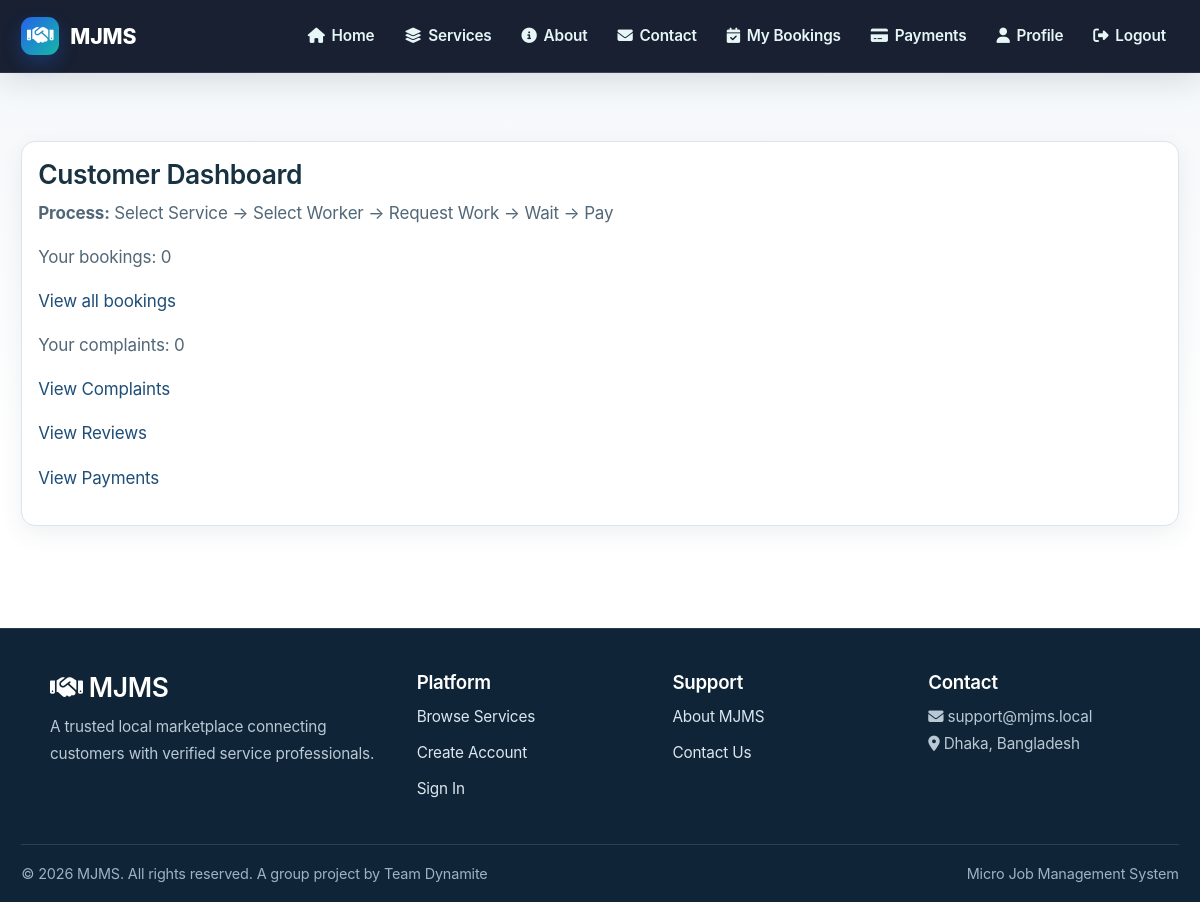
/dashboard/ (signed in), run on an earlier commit of the app's database.
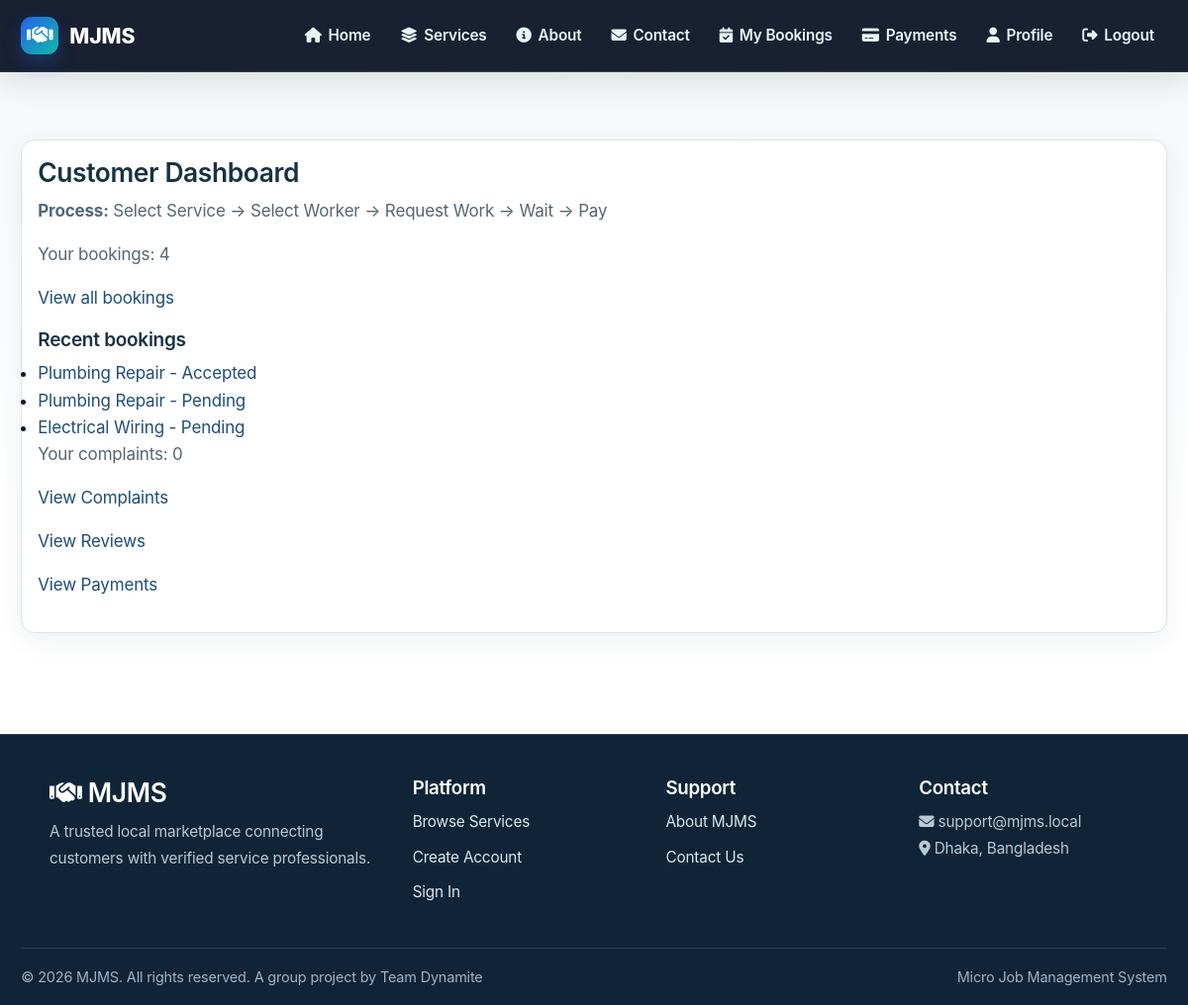
And on a later commit of the database.
### bookings/models.py (models this page shows, shortened)
class Booking(models.Model):
    STATUS_CHOICES = [
        ('Pending', 'Pending'),
        ('Confirmed', 'Confirmed'),
        ('Accepted', 'Accepted'),
        ('Open', 'Open'),
        ('Assigned', 'Assigned'),
        ('In Progress', 'In Progress'),
        ('Completed', 'Completed'),
        ('Cancelled', 'Cancelled'),
    ]
    customer = models.ForeignKey(
        settings.AUTH_USER_MODEL,
        on_delete=models.CASCADE,
        related_name='customer_bookings'
    )
    service = models.ForeignKey(
        Service,
        on_delete=models.CASCADE,
        related_name='bookings'
    )
    worker = models.ForeignKey(
        settings.AUTH_USER_MODEL,
        on_delete=models.SET_NULL,
        null=True,
        blank=True,
        related_name='worker_bookings'
    )
    booking_date = models.DateField()
    booking_time = models.TimeField()
    address = models.TextField()
    problem_description = models.TextField()
    problem_photo = models.ImageField(
        upload_to='booking_problem_photos/',
        blank=True,
        null=True,
    )
    status = models.CharField(
        max_length=20,
        choices=STATUS_CHOICES,
        default='Pending'
    )
    created_at = models.DateTimeField(auto_now_add=True)
    updated_at = models.DateTimeField(auto_now=True)
    class Meta:
        ordering = ['-created_at']

### services/models.py (models this page shows, shortened)
class Service(models.Model):
    name = models.CharField(max_length=100)
    category = models.ForeignKey(
        Category,
        on_delete=models.CASCADE,
        related_name='services',
        help_text='The category this service belongs to'
    )
    description = models.TextField()
    price = models.DecimalField(max_digits=10, decimal_places=2)
    image = models.ImageField(upload_to='service_images/')
    duration = models.CharField(max_length=50, help_text='Estimated duration (e.g., "2 hours")')
    location = models.CharField(max_length=100, blank=True, null=True)
    featured = models.BooleanField(default=False)
    is_available = models.BooleanField(default=True)
    created_at = models.DateTimeField(auto_now_add=True)
    updated_at = models.DateTimeField(auto_now=True)
    class Meta:
        ordering = ['category__name', 'name']
        indexes = [
            models.Index(fields=['category', 'is_available']),
        ]

### dashboard/views.py (the view, shortened to what this page needs)
# urls.py: path('', views.dashboard_home, name='dashboard_home'),
@login_required
def dashboard_home(request):
    bookings = Booking.objects.filter(customer=request.user)
    complaints = Complaint.objects.filter(customer=request.user)
    context = {
        'bookings': bookings,
        'complaints': complaints,
    }
    return render(request, 'dashboard/dashboard.html', context)

### notifications/views.py (called while the page is built)
def notification_context(request):
    if not request.user.is_authenticated:
        return {}
    return {
        'unread_notification_count': Notification.objects.filter(
            user=request.user,
            is_read=False,
        ).count(),
    }

### templates/dashboard/dashboard.html (shortened to what the changed rows need)
{% extends 'base.html' %}
{% block content %}
<div class="dashboard-shell">
    {% if user.role == 'admin' %}
        <header class="admin-header">
            <div>
                <p class="eyebrow">Operations Overview</p>
                <h1>Platform Administration</h1>
            </div>
            <div class="admin-header-actions">
                <a href="{% url 'admin:index' %}" class="btn btn-primary">Admin Panel</a>
                <a href="{% url 'admin_users_list' %}" class="btn btn-secondary">Manage Users</a>
            </div>
        </header>
        <section class="stats-grid">
            <article class="stat-card accent-blue">
                <div class="stat-icon"><i class="fa-solid fa-users"></i></div>
                <div>
                    <span>Customers</span>
                    <strong>{{ total_customers }}</strong>
                </div>
            </article>
            <article class="stat-card accent-green">
                <div class="stat-icon"><i class="fa-solid fa-user-tie"></i></div>
                <div>
                    <span>Workers</span>
                    <strong>{{ total_workers }}</strong>
                </div>
            </article>
            <article class="stat-card accent-orange">
                <div class="stat-icon"><i class="fa-solid fa-clock"></i></div>
                <div>
                    <span>Pending Workers</span>
                    <strong>{{ pending_workers }}</strong>
                </div>
            </article>
            <article class="stat-card accent-purple">
                <div class="stat-icon"><i class="fa-solid fa-clipboard-list"></i></div>
                <div>
                    <span>Service Requests</span>
                    <strong>{{ service_requests }}</strong>
                </div>
            </article>
            <article class="stat-card accent-indigo">
                <div class="stat-icon"><i class="fa-solid fa-calendar-check"></i></div>
                <div>
                    <span>Bookings</span>
                    <strong>{{ bookings.count }}</strong>
                </div>
            </article>
            <article class="stat-card accent-red">
                <div class="stat-icon"><i class="fa-solid fa-xmark-circle"></i></div>
                <div>
                    <span>Cancelled Jobs</span>
                    <strong>{{ cancelled_jobs }}</strong>
                </div>
            </article>
            <article class="stat-card accent-pink">
                <div class="stat-icon"><i class="fa-solid fa-triangle-exclamation"></i></div>
                <div>
                    <span>Complaints</span>
                    <strong>{{ complaints.count }}</strong>
                </div>
            </article>
            <article class="stat-card accent-cyan">
                <div class="stat-icon"><i class="fa-solid fa-sack-dollar"></i></div>
                <div>
                    <span>Revenue</span>
                    <strong>৳{{ platform_revenue|default:'0.00' }}</strong>
                </div>
            </article>
        </section>
        <section class="dashboard-grid admin-grid">
            <div class="dashboard-card">
                <h3>Completed Jobs</h3>
                <p class="dashboard-number">{{ completed_jobs }}</p>
                <small>Successful job outcomes</small>
            </div>
            <div class="dashboard-card">
                <h3>Cancelled Jobs</h3>
                <p class="dashboard-number">{{ cancelled_jobs }}</p>
                <small>Jobs requiring follow-up</small>
            </div>
            <div class="dashboard-card">
                <h3>Paid Transactions</h3>
                <p class="dashboard-number">{{ paid_transactions }}</p>
                <small>Verified payments</small>
            </div>
            <div class="dashboard-card">
                <h3>Platform Revenue</h3>
                <p class="dashboard-number">৳{{ platform_revenue|default:'0.00' }}</p>
                <small>Commission collected</small>
            </div>
            <div class="dashboard-card">
                <h3>Worker Earnings</h3>
                <p class="dashboard-number">৳{{ worker_earnings|default:'0.00' }}</p>
                <small>Gross payout value</small>
            </div>
            <div class="dashboard-card">
                <h3>Avg Rating</h3>
                <p class="dashboard-number">{{ avg_rating|floatformat:1 }}</p>
                <small>Marketplace quality</small>
            </div>
        </section>
        <section class="panel-card" style="margin-top: 24px;">
            <div class="panel-header">
                <h3>Approved workers by trade</h3>
                <span>{{ blocked_workers }} blocked</span>
            </div>
            <div class="analytics-grid">
                {% for trade in trade_counts %}
                    <div class="metric-box">
                        <h4>{{ trade.name }}</h4>
                        <p><strong>{{ trade.count }}</strong> approved worker(s)</p>
                    </div>
                {% empty %}
                    <div class="metric-box">
                        <h4>No trades</h4>
                        <p><strong>0</strong> approved worker(s)</p>
                    </div>
                {% endfor %}
            </div>
        </section>
        <section class="admin-panel-grid">
            <div class="panel-card analytics-card">
                <div class="panel-header">
                    <h3>Performance summary</h3>
                    <span>Recent business health</span>
                </div>
                <div class="analytics-grid">
                    <div class="metric-box">
                        <h4>Daily</h4>
                        <p><strong>Revenue:</strong> ৳{{ report_daily.revenue|default:'0.00' }}</p>
                        <p><strong>Jobs:</strong> {{ report_daily.jobs }}</p>
                    </div>
                    <div class="metric-box">
                        <h4>Monthly</h4>
                        <p><strong>Revenue:</strong> ৳{{ report_monthly.revenue|default:'0.00' }}</p>
                        <p><strong>Jobs:</strong> {{ report_monthly.jobs }}</p>
                    </div>
                    <div class="metric-box">
                        <h4>Yearly</h4>
                        <p><strong>Revenue:</strong> ৳{{ report_yearly.revenue|default:'0.00' }}</p>
                        <p><strong>Jobs:</strong> {{ report_yearly.jobs }}</p>
                    </div>
                </div>
            </div>
            <aside class="panel-card quick-actions">
                <div class="panel-header">
                    <h3>Quick actions</h3>
                    <span>Priority workflow</span>
                </div>
                <div class="dashboard-links">
                    <a href="{% url 'admin_users_list' %}"><i class="fa-solid fa-user-gear"></i> Manage Users</a>
                    <a href="{% url 'service_list' %}"><i class="fa-solid fa-list"></i> Manage Services</a>
                    <a href="{% url 'admin_jobs_list' %}"><i class="fa-solid fa-clipboard-list"></i> Monitor Jobs</a>
                    <a href="{% url 'admin_payouts_list' %}"><i class="fa-solid fa-percent"></i> Manage Commission</a>
                    <a href="{% url 'admin_payments_list' %}"><i class="fa-solid fa-sack-dollar"></i> Monitor Payments</a>
                    <a href="{% url 'admin_reports' %}"><i class="fa-solid fa-file-lines"></i> Generate Reports</a>
                </div>
            </aside>
        </section>
    {% else %}
        <div class="card dashboard-shell-card">
            <h3>Customer Dashboard</h3>
            <p><strong>Process:</strong> Select Service → Select Worker → Request Work → Wait → Pay</p>
            <p>Your bookings: {{ bookings.count }}</p>
            <p><a href="{% url 'booking_history' %}">View all bookings</a></p>
            {% if bookings %}
                <h4>Recent bookings</h4>
                <ul>
                    {% for booking in bookings|slice:':3' %}
                        <li>
                            <a href="{% url 'booking_detail' booking.pk %}">{{ booking.service.name }} - {{ booking.status }}</a>
                        </li>
                    {% endfor %}
                </ul>
            {% endif %}
            <p>Your complaints: {{ complaints.count }}</p>
            <p><a href="{% url 'complaint_history' %}">View Complaints</a></p>
            <p><a href="{% url 'review_history' %}">View Reviews</a></p>
            <p><a href="{% url 'payment_history' %}">View Payments</a></p>
        </div>
    {% endif %}
</div>
{% endblock %}

What changed in the data, as far as the page shows it:
added Booking: service.name "Plumbing Repair", status "Accepted"
added Booking: service.name "Plumbing Repair", status "Pending"
added Booking: service.name "Electrical Wiring", status "Pending"
Also different on the page:
{{ bookings.count }}: "0" → "4"
text now shown: "Recent bookings"
